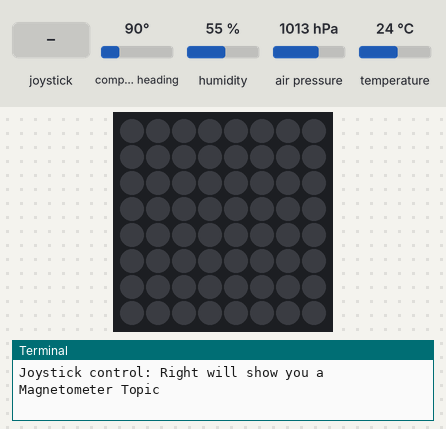
This program was run on a simulated Raspberry Pi (BCM pin numbers) with a Sense HAT. Parts: the Sense HAT's 8×8 RGB LED matrix, the last lines printed to the terminal. Inputs (shaded band) come from the test bench; at power-on: compass heading 90°, humidity 55 %, air pressure 1013 hPa, temperature 24 °C. No MQTT or app messages arrive unless stated.

Above: at 1.3 s.
1.4 s: joystick pushed up
At 1.7 s:
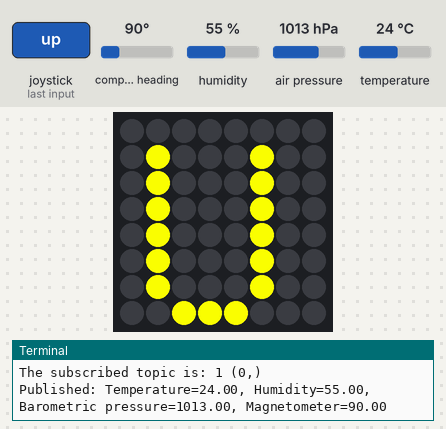
2.9 s: joystick pushed down
At 4.2 s:
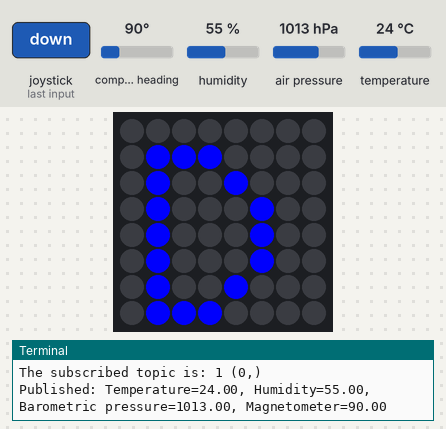
4.9 s: joystick pushed left
At 6.6 s:
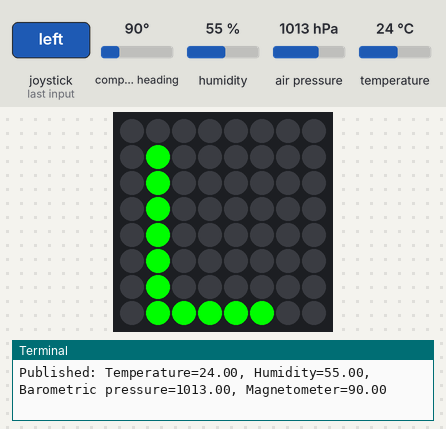
6.9 s: joystick pushed right
At 8.2 s:
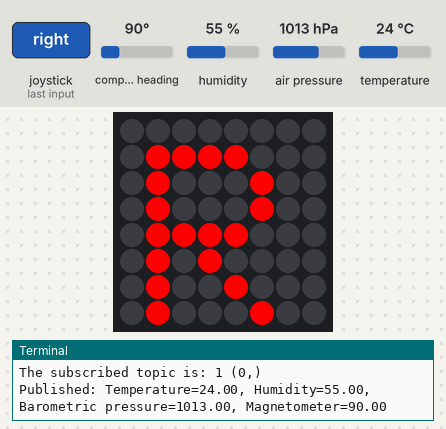
8.9 s: joystick clicked
At 10.8 s:
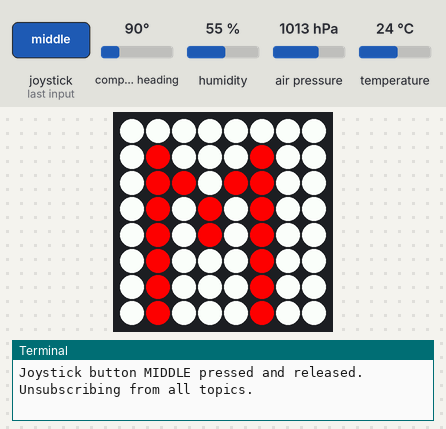
Timing chart, 0 to 12.3 s (numbered marks = the images above; inputs shaded):
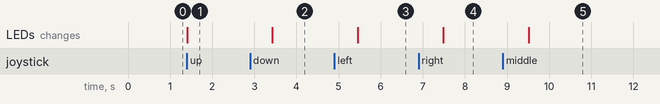

The program:

joystick_mqtt_logger.py
```python
from sense_hat import SenseHat
import paho.mqtt.client as paho
import csv
import os
import time
from datetime import datetime  # Importing datetime module for timestamps

# --- Sense HAT Initialization ---
# Create an instance of Sense HAT.
sense = SenseHat()
# Clear the LED display, turning all pixels off.
sense.clear()

# --- Color Definitions for LED Display ---
# These RGB tuples are used to display letters on the Sense HAT LED matrix
# with different colors based on joystick input.
red = (255, 0, 0)
white = (255, 255, 255)
yellow = (255, 255, 0)
blue = (0, 0, 255)
green = (0, 255, 0)

# --- CSV File Management ---
# Define the directory where CSV files will be saved.
# This path is specific to the user's desktop environment.
csv_directory = "/home/takashi/Desktop/DANCT702_A2/DANCT702_A2_CSV_files"

# Ensure the CSV directory exists. If not, create it.
if not os.path.exists(csv_directory):
    os.makedirs(csv_directory)
    print(f"Directory created: {csv_directory}")
else:
    print(f"Directory already exists: {csv_directory}")

# --- MQTT Callbacks ---
def on_subscribe(client, userdata, mid, granted_qos):
    """
    Callback function executed when the MQTT client successfully subscribes to a topic.
    Prints information about the subscribed topic.
    :param client: The client instance for this callback.
    :param userdata: The private user data.
    :param mid: The message ID of the subscribe request.
    :param granted_qos: A list of integers indicating the QoS level granted for each topic.
    """
    print("The subscribed topic is: " + str(mid) + " " + str(granted_qos))

def on_message(client, userdata, msg):
    """
    Callback function executed when a message is received on a subscribed topic.
    It decodes the message payload and writes it to a corresponding CSV file.
    :param client: The client instance for this callback.
    :param userdata: The private user data.
    :param msg: An MQTTMessage object containing topic, payload, qos, retain, etc.
    """
    print(f"Received message on topic {msg.topic}: {msg.payload.decode()}")
    # Determine which CSV file to write to based on the message topic.
    if msg.topic == "TempeTopic":
        write("Temperature.csv", msg.payload)
    elif msg.topic == "PressureTopic":
        write("Barometric pressure.csv", msg.payload)
    elif msg.topic == "HumidityTopic":
        write("Humidity.csv", msg.payload)
    elif msg.topic == "MagnetometerTopic":
        write("Magnetometer.csv", msg.payload)

# --- Data Logging Function ---
def write(title, data):
    """
    Writes sensor data along with a timestamp to a specified CSV file.
    :param title: The filename of the CSV file (e.g., "Temperature.csv").
    :param data: The sensor data payload received from MQTT.
    """
    file_path = os.path.join(csv_directory, title)
    print(f"Writing data to {file_path}")

    # Get the current timestamp in "YYYY-MM-DD HH:MM:SS" format.
    current_time = datetime.now().strftime("%Y-%m-%d %H:%M:%S")

    # Decode the data payload. If data is empty or None, default to "0".
    decoded_data = data.decode() if data else "0"

    # Format the decoded data to two decimal places as a float.
    formatted_data = f"{float(decoded_data):.2f}"

    # Append the timestamp and formatted data to the CSV file.
    # The 'a' mode opens the file for appending.
    with open(file_path, mode="a") as file:
        file.write(f"{current_time}, {formatted_data}\n")

# --- MQTT Client Setup ---
# Create a new MQTT client instance.
client = paho.Client()
# Assign callback functions for message reception and subscription confirmation.
client.on_message = on_message
client.on_subscribe = on_subscribe
# Connect to the MQTT broker (local host in this case) with a keepalive interval of 60 seconds.
client.connect("127.0.0.1", 1883, 60)
# Start a new thread to handle MQTT network traffic (sending/receiving messages).
client.loop_start()

# --- User Instructions ---
# Print instructions to the console for how to use the joystick to control subscriptions.
print("...........................Program Starts................" + "\n")
print("....Use the Joystick to Subscribe a topic......: " + "\n")
print("Joystick control: Up will show you a Temperature Topic")
print("Joystick control: Down will show you a Pressure Topic ")
print("Joystick control: Left will show you a Humidity Topic")
print("Joystick control: Right will show you a Magnetometer Topic" + "\n")

# Variable to track whether data publishing (from this script) should be active.
# This script primarily subscribes, but also publishes sensor data when a topic is selected.
data_publishing = False

# --- Main Program Loop ---
try:
    # Infinite loop to continuously monitor joystick events and publish data if enabled.
    while True:
        # Iterate through all joystick events that have occurred.
        for event in sense.stick.get_events():
            # Check the direction of the joystick event.
            if event.direction == 'up':
                print("Joystick button UP pressed and released. Subscribing to Temperature Topic.")
                sense.show_letter("U", text_colour=yellow) # Display 'U' on LED matrix
                client.subscribe("TempeTopic") # Subscribe to Temperature topic
                # Unsubscribe from other topics to ensure only one is active at a time.
                client.unsubscribe("PressureTopic")
                client.unsubscribe("HumidityTopic")
                client.unsubscribe("MagnetometerTopic")
                data_publishing = True  # Enable data publishing from this script

            elif event.direction == 'down':
                print("Joystick button DOWN pressed and released. Subscribing to Pressure Topic.")
                sense.show_letter("D", text_colour=blue) # Display 'D' on LED matrix
                client.subscribe("PressureTopic") # Subscribe to Pressure topic
                client.unsubscribe("TempeTopic")
                client.unsubscribe("HumidityTopic")
                client.unsubscribe("MagnetometerTopic")
                data_publishing = True  # Enable data publishing

            elif event.direction == 'left':
                print("Joystick button LEFT pressed and released. Subscribing to Humidity Topic.")
                sense.show_letter("L", text_colour=green) # Display 'L' on LED matrix
                client.subscribe("HumidityTopic") # Subscribe to Humidity topic
                client.unsubscribe("TempeTopic")
                client.unsubscribe("PressureTopic")
                client.unsubscribe("MagnetometerTopic")
                data_publishing = True  # Enable data publishing

            elif event.direction == 'right':
                print("Joystick button RIGHT pressed and released. Subscribing to Magnetometer Topic.")
                sense.show_letter("R", text_colour=red) # Display 'R' on LED matrix
                client.subscribe("MagnetometerTopic") # Subscribe to Magnetometer topic
                client.unsubscribe("TempeTopic")
                client.unsubscribe("PressureTopic")
                client.unsubscribe("HumidityTopic")
                data_publishing = True  # Enable data publishing

            elif event.direction == 'middle':
                print("Joystick button MIDDLE pressed and released. Unsubscribing from all topics.")
                sense.show_letter("M", text_colour=red, back_colour=white) # Display 'M' on LED matrix
                # Unsubscribe from all known topics.
                client.unsubscribe("TempeTopic")
                client.unsubscribe("PressureTopic")
                client.unsubscribe("HumidityTopic")
                client.unsubscribe("MagnetometerTopic")
                data_publishing = False  # Disable data publishing

        # If data publishing is enabled (i.e., a sensor topic is selected via joystick).
        if data_publishing:
            # Define local helper functions to get current sensor readings.
            # These are defined within the loop to ensure they use the latest Sense HAT state.
            def get_pressure():
                return round(sense.get_pressure(), 2)

            def get_temperature():
                htemp = sense.get_temperature()
                ptemp = sense.get_temperature_from_pressure()
                return round((htemp + ptemp) / 2, 2)

            def get_compass():
                return round(sense.get_compass(), 2)

            def get_humidity():
                return round(sense.get_humidity(), 2)

            # Read current sensor data.
            temperature = get_temperature()
            humidity = get_humidity()
            pressure = get_pressure()
            magnetometer = get_compass()

            # Publish the current sensor data to their respective topics.
            # Note: This script both subscribes to and publishes to these topics.
            client.publish("TempeTopic", temperature)
            client.publish("HumidityTopic", humidity)
            client.publish("PressureTopic", pressure)
            client.publish("MagnetometerTopic", magnetometer)

            # Display the published data to the console.
            print(f"Published: Temperature={temperature:.2f}, Humidity={humidity:.2f}, Barometric pressure={pressure:.2f}, Magnetometer={magnetometer:.2f}")

            # Wait for 1 second before the next publishing cycle.
            time.sleep(1)

except KeyboardInterrupt:
    # Handle KeyboardInterrupt (Ctrl+C) to gracefully exit the program.
    print("Exiting...")
finally:
    # Disconnect the MQTT client from the broker.
    client.disconnect()
```

Measured:
- after the input at 1.4 s, the LEDs: change at once (image 1)
- after the input at 2.9 s, the LEDs: change after 0.53 s (image 2)
- after the input at 4.9 s, the LEDs: change after 0.56 s (image 3)
- after the input at 6.9 s, the LEDs: change after 0.59 s (image 4)
- after the input at 8.9 s, the LEDs: change after 0.62 s (image 5)
